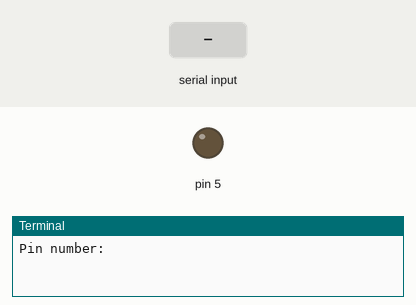
This program was run on a simulated Raspberry Pi (header pin numbers). Parts: output pins drawn as LEDs (lit = HIGH), the last lines printed to the terminal. Dashed ring = blinking. The test bench sets the inputs (shaded band).

Above: at 1.2 s.
1.3 s: "5" typed at the terminal
2.8 s: "1" typed at the terminal
At 4.4 s:
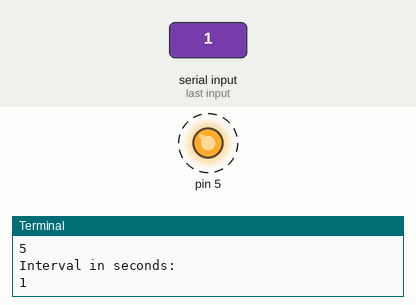
Timing chart, 0 to 11.8 s (numbered marks = the images above; inputs shaded):
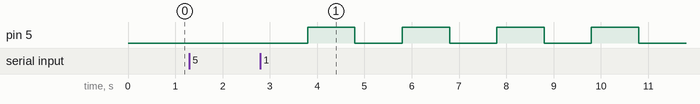

The program:

ledblink.py
```python
import RPi.GPIO as GPIO
import time
GPIO.setmode(GPIO.BOARD)
pinraw = raw_input('Pin number: ')
pin = int(pinraw)
secraw = raw_input('Interval in seconds: ')
sec = int(secraw)
GPIO.setup(pin, GPIO.OUT)
state = False
while 1:
	GPIO.output(pin, state)
	time.sleep(sec)
	state = not state
GPIO.cleanup()
```

Measured:
- after the input at 2.8 s, pin 5: alternates HIGH for 1.0 s and LOW for 1.0 s, starting after 1.0 s
